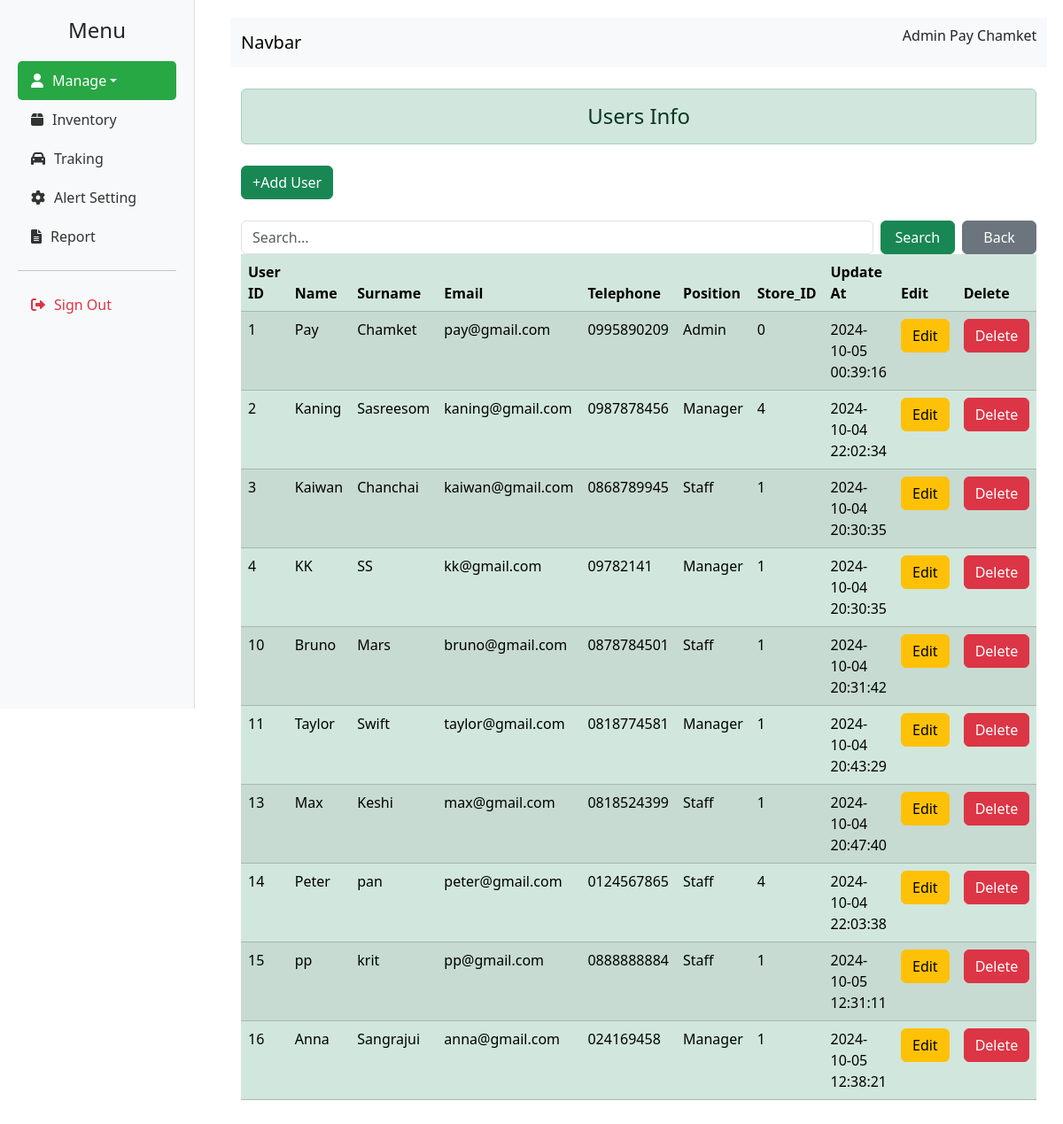
Page /jobdb/page/admin/list_user.php (signed in) on the committed database.
### tables this page shows
CREATE TABLE `users` (
  `user_id` int(11) NOT NULL,
  `name` varchar(50) NOT NULL,
  `surname` varchar(50) NOT NULL,
  `email` varchar(50) NOT NULL,
  `password` varchar(20) NOT NULL,
  `tel` char(10) NOT NULL,
  `position` varchar(10) NOT NULL,
  `store_id` int(10) NOT NULL,
  `update_at` datetime NOT NULL DEFAULT current_timestamp() ON UPDATE current_timestamp()
);

### jobdb/page/admin/list_user.php (the view, shortened to what this page needs)
<?php
$conn = new ConnectionDatabase();
$conn = $conn->connect();
$search = isset($_GET['search']) ? $_GET['search'] : '';
$query = "SELECT * FROM users WHERE name LIKE '%$search%' OR user_id LIKE '%$search%' OR surname LIKE '%$search%'";
$result = mysqli_query($conn, $query);
?>
<!doctype html>
<html lang="en">
<head>
  <link href="https://cdn.jsdelivr.net/npm/bootstrap@5.3.3/dist/css/bootstrap.min.css" rel="stylesheet">
  <link href="https://cdnjs.cloudflare.com/ajax/libs/font-awesome/6.0.0-beta3/css/all.min.css" rel="stylesheet">
</head>
<body>
  <div class="sidebar">
    <h4>Menu</h4>
    <ul class="nav flex-column">
      <li class="nav-item dropdown">
      <a class="nav-link dropdown-toggle active" id="dropdownMenuLink" data-bs-toggle="dropdown" aria-expanded="false">
      <i class="fas fa-user"></i> Manage
      </a>
        <ul class="nav flex-column">
          <li class="nav-item side-menu">
            <a class="nav-link" href="inventory.php">
              <i class="fas fa-box"></i> Inventory
            </a>
          <li class="nav-item">
          <a class="nav-link " href="admin_traking.php">
          <i class="fas fa-car"></i> Traking
            </a>
          </li>
          <li class="nav-item">
            <a class="nav-link" href="alert_setting.php">
              <i class="fas fa-cog"></i> Alert Setting
            </a>
          </li>
      </li>
      <li class="nav-item">
        <a class="nav-link" href="reporting.php">
          <i class="fas fa-file-alt"></i> Report
        </a>
      </li>
      </li>
    </ul>
    <hr>
    <a href="singout.php" class="nav-link text-danger">
      <i class="fas fa-sign-out-alt"></i> Sign Out
    </a>
  </div>
  <div class="content">
    <?php include '../../components/admin/navbar.php'; ?>
    <div class="container">
      <div class="h4 text-center alert alert-success mb-4 mt-4" role="alert">Users Info</div>
      <a href="add_user.php" class="btn btn-success mb-4">+Add User</a>
      <form action="list_user.php" method="get" class="d-flex align-items-center">
        <input type="text" name="search" value="<?= htmlspecialchars($search) ?>" placeholder="Search..." class="form-control me-2">
        <button type="submit" class="btn btn-success me-2" style="width: 100px;">Search</button>
        <a href="list_user.php" class="btn btn-secondary" style="width: 100px;">Back</a>
      </form>
      <div class="table-responsive table-container">
        <table class="table table-success table-striped table-hover">
          <thead>
            <tr>
              <th>User ID</th>
              <th>Name</th>
              <th>Surname</th>
              <th>Email</th>
              <th>Telephone</th>
              <th>Position</th>
              <th>Store_ID</th>
              <th>Update At</th>
              <th>Edit</th>
              <th>Delete</th>
            </tr>
          </thead>
          <tbody>
            <?php
            if ($result) {
              if (mysqli_num_rows($result) > 0) {
                while ($row = mysqli_fetch_assoc($result)) {
            ?>
                  <tr>
                    <td><?= htmlspecialchars($row["user_id"]) ?></td>
                    <td><?= htmlspecialchars($row["name"]) ?></td>
                    <td><?= htmlspecialchars($row["surname"]) ?></td>
                    <td><?= htmlspecialchars($row["email"]) ?></td>
                    <td><?= htmlspecialchars($row["tel"]) ?></td>
                    <td><?= htmlspecialchars($row["position"]) ?></td>
                    <td><?= htmlspecialchars($row["store_id"]) ?></td>
                    <td><?= htmlspecialchars($row["update_at"]) ?></td>
                    <td>
                      <a href="edit_user.php?user_id=<?= htmlspecialchars($row["user_id"]) ?>&search=<?= htmlspecialchars($search) ?>" class="btn btn-warning">Edit</a>
                    </td>
                    <td>
                      <a href="delete_user.php?user_id=<?= htmlspecialchars($row['user_id']) ?>" class="btn btn-danger" onclick="return confirm('Are you sure you want to delete this user?');">Delete</a>
                    </td>
                  </tr>
            <?php
                }
              } else {
                echo "<tr><td colspan='10' class='text-center'>No records found.</td></tr>";
              }
            } else {
              echo "<p>Error fetching data: " . mysqli_error($conn) . "</p>";
            }
            ?>
          </tbody>
        </table>
      </div>
    </div>
  </div>
</body>
</html>

### jobdb/page/admin/list_user.php (style rules this page uses)
body { display: flex; }
.sidebar { width: 220px; height: 100vh; background-color: #f8f9fa; padding: 20px; border-right: 1px solid #ddd; position: fixed; }
.sidebar h4 { text-align: center; margin-bottom: 20px; }
.sidebar .nav-link { color: #333; display: flex; align-items: center; padding: 10px 15px; border-radius: 5px; transition: background-color 0.3s; }
.sidebar .nav-link.active { background-color: #28a745; color: white; }
.sidebar .nav-link i { margin-right: 10px; }
.content { margin-left: 240px; padding: 20px; width: 100%; }

### rows in the picture
users: user_id "1", name "Pay", surname "Chamket", email "pay@gmail.com", tel "0995890209", position "Admin", store "0", update_at "2024-10-05 00:39:16"
users: user_id "2", name "Kaning", surname "Sasreesom", email "kaning@gmail.com", tel "0987878456", position "Manager", store "4", update_at "2024-10-04 22:02:34"
users: user_id "3", name "Kaiwan", surname "Chanchai", email "kaiwan@gmail.com", tel "0868789945", position "Staff", store "1", update_at "2024-10-04 20:30:35"
users: user_id "4", name "KK", surname "SS", email "kk@gmail.com", tel "09782141", position "Manager", store "1", update_at "2024-10-04 20:30:35"
users: user_id "10", name "Bruno", surname "Mars", email "bruno@gmail.com", tel "0878784501", position "Staff", store "1", update_at "2024-10-04 20:31:42"
users: user_id "11", name "Taylor", surname "Swift", email "taylor@gmail.com", tel "0818774581", position "Manager", store "1", update_at "2024-10-04 20:43:29"
users: user_id "13", name "Max", surname "Keshi", email "max@gmail.com", tel "0818524399", position "Staff", store "1", update_at "2024-10-04 20:47:40"
users: user_id "14", name "Peter", surname "pan", email "peter@gmail.com", tel "0124567865", position "Staff", store "4", update_at "2024-10-04 22:03:38"
users: user_id "15", name "pp", surname "krit", email "pp@gmail.com", tel "0888888884", position "Staff", store "1", update_at "2024-10-05 12:31:11"
users: user_id "16", name "Anna", surname "Sangrajui", email "anna@gmail.com", tel "024169458", position "Manager", store "1", update_at "2024-10-05 12:38:21"

### other values in the picture
$position "Admin"
$name "Pay"
$surname "Chamket"
